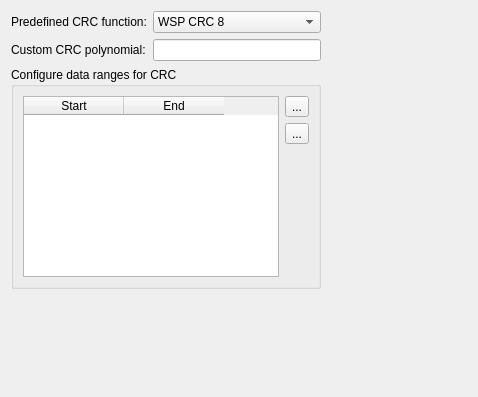
<?xml version="1.0" encoding="UTF-8"?>
<ui version="4.0">
 <class>CRCOptions</class>
 <widget class="QWidget" name="CRCOptions">
  <property name="geometry">
   <rect>
    <x>0</x>
    <y>0</y>
    <width>478</width>
    <height>397</height>
   </rect>
  </property>
  <property name="windowTitle">
   <string>Configure CRC</string>
  </property>
  <layout class="QGridLayout" name="gridLayout">
   <item row="1" column="1">
    <widget class="QComboBox" name="comboBoxCRCFunction">
     <item>
      <property name="text">
       <string>WSP CRC 8</string>
      </property>
     </item>
     <item>
      <property name="text">
       <string>WSP CRC 4</string>
      </property>
     </item>
    </widget>
   </item>
   <item row="2" column="0">
    <widget class="QLabel" name="label_5">
     <property name="text">
      <string>Custom CRC polynomial:</string>
     </property>
    </widget>
   </item>
   <item row="4" column="1">
    <spacer name="verticalSpacer">
     <property name="orientation">
      <enum>Qt::Vertical</enum>
     </property>
     <property name="sizeHint" stdset="0">
      <size>
       <width>20</width>
       <height>107</height>
      </size>
     </property>
    </spacer>
   </item>
   <item row="2" column="1">
    <widget class="QLineEdit" name="lineEditCRCPolynomial"/>
   </item>
   <item row="1" column="0">
    <widget class="QLabel" name="label_3">
     <property name="text">
      <string>Predefined CRC function:</string>
     </property>
    </widget>
   </item>
   <item row="3" column="0" colspan="2">
    <widget class="QGroupBox" name="groupBox">
     <property name="title">
      <string>Configure data ranges for CRC</string>
     </property>
     <layout class="QHBoxLayout" name="horizontalLayout">
      <item>
       <widget class="QTableWidget" name="tableWidgetDataRanges">
        <attribute name="horizontalHeaderCascadingSectionResizes">
         <bool>false</bool>
        </attribute>
        <attribute name="horizontalHeaderStretchLastSection">
         <bool>false</bool>
        </attribute>
        <attribute name="verticalHeaderCascadingSectionResizes">
         <bool>false</bool>
        </attribute>
        <attribute name="verticalHeaderStretchLastSection">
         <bool>false</bool>
        </attribute>
        <column>
         <property name="text">
          <string>Start</string>
         </property>
        </column>
        <column>
         <property name="text">
          <string>End</string>
         </property>
        </column>
       </widget>
      </item>
      <item>
       <layout class="QVBoxLayout" name="verticalLayout">
        <item>
         <widget class="QToolButton" name="btnAddRange">
          <property name="text">
           <string>...</string>
          </property>
          <property name="icon">
           <iconset theme="list-add">
            <normaloff>../../../</normaloff>../../../</iconset>
          </property>
         </widget>
        </item>
        <item>
         <widget class="QToolButton" name="btnRemoveRange">
          <property name="text">
           <string>...</string>
          </property>
          <property name="icon">
           <iconset theme="list-remove">
            <normaloff>../../../</normaloff>../../../</iconset>
          </property>
         </widget>
        </item>
        <item>
         <spacer name="verticalSpacer_2">
          <property name="orientation">
           <enum>Qt::Vertical</enum>
          </property>
          <property name="sizeHint" stdset="0">
           <size>
            <width>20</width>
            <height>40</height>
           </size>
          </property>
         </spacer>
        </item>
       </layout>
      </item>
     </layout>
    </widget>
   </item>
   <item row="3" column="2">
    <spacer name="horizontalSpacer">
     <property name="orientation">
      <enum>Qt::Horizontal</enum>
     </property>
     <property name="sizeHint" stdset="0">
      <size>
       <width>40</width>
       <height>20</height>
      </size>
     </property>
    </spacer>
   </item>
  </layout>
 </widget>
 <resources/>
 <connections/>
</ui>
